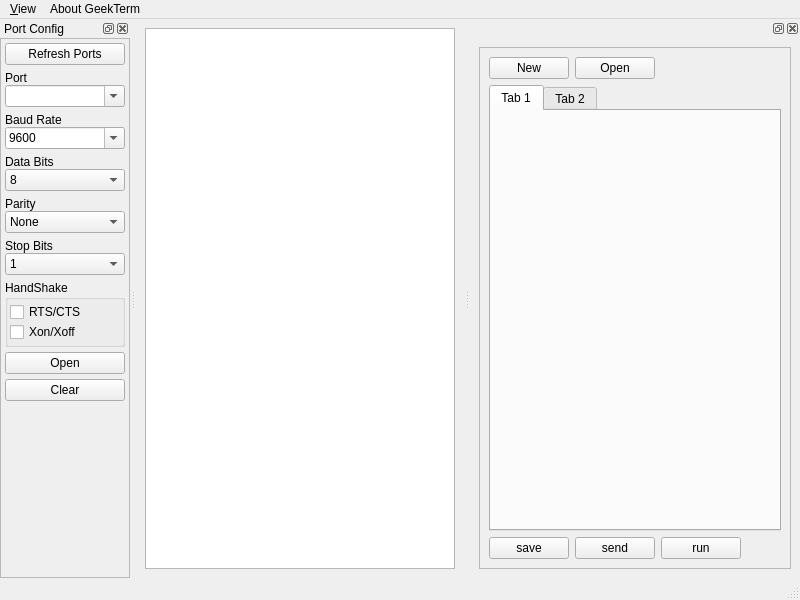
<?xml version="1.0" encoding="UTF-8"?>
<ui version="4.0">
 <class>MainWindow</class>
 <widget class="QMainWindow" name="MainWindow">
  <property name="geometry">
   <rect>
    <x>0</x>
    <y>0</y>
    <width>800</width>
    <height>600</height>
   </rect>
  </property>
  <property name="sizePolicy">
   <sizepolicy hsizetype="Fixed" vsizetype="Fixed">
    <horstretch>0</horstretch>
    <verstretch>0</verstretch>
   </sizepolicy>
  </property>
  <property name="windowTitle">
   <string notr="true">GeeKTerm</string>
  </property>
  <widget class="QWidget" name="centralwidget">
   <layout class="QHBoxLayout" name="horizontalLayout_2">
    <property name="spacing">
     <number>0</number>
    </property>
    <property name="leftMargin">
     <number>0</number>
    </property>
    <property name="topMargin">
     <number>0</number>
    </property>
    <property name="rightMargin">
     <number>0</number>
    </property>
    <property name="bottomMargin">
     <number>0</number>
    </property>
    <item>
     <widget class="QFrame" name="centerFrame">
      <property name="sizePolicy">
       <sizepolicy hsizetype="Expanding" vsizetype="Expanding">
        <horstretch>0</horstretch>
        <verstretch>0</verstretch>
       </sizepolicy>
      </property>
      <layout class="QVBoxLayout" name="verticalLayout">
       <item>
        <widget class="QTextEdit" name="txtEdtOutput">
         <property name="sizePolicy">
          <sizepolicy hsizetype="Expanding" vsizetype="Expanding">
           <horstretch>0</horstretch>
           <verstretch>3</verstretch>
          </sizepolicy>
         </property>
         <property name="font">
          <font>
           <family>Courier 10 Pitch</family>
           <pointsize>10</pointsize>
          </font>
         </property>
        </widget>
       </item>
      </layout>
     </widget>
    </item>
   </layout>
  </widget>
  <widget class="QMenuBar" name="menubar">
   <property name="geometry">
    <rect>
     <x>0</x>
     <y>0</y>
     <width>800</width>
     <height>23</height>
    </rect>
   </property>
   <property name="nativeMenuBar">
    <bool>true</bool>
   </property>
   <widget class="QMenu" name="menuView">
    <property name="title">
     <string notr="true">&amp;View</string>
    </property>
    <addaction name="actionPort_Config_Panel"/>
    <addaction name="actionEditor_Panel"/>
    <addaction name="separator"/>
   </widget>
   <widget class="QMenu" name="About_GeekTerm">
    <property name="title">
     <string notr="true">About GeekTerm</string>
    </property>
   </widget>
   <addaction name="menuView"/>
   <addaction name="About_GeekTerm"/>
  </widget>
  <widget class="QStatusBar" name="statusbar"/>
  <widget class="QDockWidget" name="dockWidget_PortConfig">
   <property name="windowTitle">
    <string notr="true">Port Config</string>
   </property>
   <attribute name="dockWidgetArea">
    <number>1</number>
   </attribute>
   <widget class="QWidget" name="dockWidgetContents">
    <layout class="QVBoxLayout" name="verticalLayout_6">
     <property name="spacing">
      <number>0</number>
     </property>
     <property name="leftMargin">
      <number>0</number>
     </property>
     <property name="topMargin">
      <number>0</number>
     </property>
     <property name="rightMargin">
      <number>0</number>
     </property>
     <property name="bottomMargin">
      <number>0</number>
     </property>
     <item>
      <widget class="QFrame" name="frame">
       <property name="frameShape">
        <enum>QFrame::StyledPanel</enum>
       </property>
       <property name="frameShadow">
        <enum>QFrame::Plain</enum>
       </property>
       <layout class="QVBoxLayout" name="verticalLayout_8">
        <property name="spacing">
         <number>1</number>
        </property>
        <property name="leftMargin">
         <number>3</number>
        </property>
        <property name="topMargin">
         <number>3</number>
        </property>
        <property name="rightMargin">
         <number>3</number>
        </property>
        <property name="bottomMargin">
         <number>3</number>
        </property>
        <item>
         <layout class="QVBoxLayout" name="verticalLayout_1">
          <property name="spacing">
           <number>0</number>
          </property>
          <property name="leftMargin">
           <number>1</number>
          </property>
          <property name="topMargin">
           <number>1</number>
          </property>
          <property name="rightMargin">
           <number>1</number>
          </property>
          <property name="bottomMargin">
           <number>1</number>
          </property>
          <item>
           <widget class="QPushButton" name="btnEnumPorts">
            <property name="text">
             <string notr="true">Refresh Ports</string>
            </property>
           </widget>
          </item>
          <item>
           <widget class="QLabel" name="label_1">
            <property name="minimumSize">
             <size>
              <width>0</width>
              <height>20</height>
             </size>
            </property>
            <property name="maximumSize">
             <size>
              <width>16777215</width>
              <height>20</height>
             </size>
            </property>
            <property name="text">
             <string notr="true">Port</string>
            </property>
            <property name="alignment">
             <set>Qt::AlignBottom|Qt::AlignLeading|Qt::AlignLeft</set>
            </property>
           </widget>
          </item>
          <item>
           <widget class="QComboBox" name="cmbPort">
            <property name="minimumSize">
             <size>
              <width>120</width>
              <height>0</height>
             </size>
            </property>
            <property name="editable">
             <bool>true</bool>
            </property>
            <property name="currentText">
             <string notr="true"/>
            </property>
           </widget>
          </item>
          <item>
           <widget class="QLabel" name="label_2">
            <property name="minimumSize">
             <size>
              <width>0</width>
              <height>20</height>
             </size>
            </property>
            <property name="maximumSize">
             <size>
              <width>16777215</width>
              <height>20</height>
             </size>
            </property>
            <property name="text">
             <string notr="true">Baud Rate</string>
            </property>
            <property name="alignment">
             <set>Qt::AlignBottom|Qt::AlignLeading|Qt::AlignLeft</set>
            </property>
           </widget>
          </item>
          <item>
           <widget class="QComboBox" name="cmbBaudRate">
            <property name="editable">
             <bool>true</bool>
            </property>
            <property name="currentIndex">
             <number>12</number>
            </property>
            <property name="maxVisibleItems">
             <number>30</number>
            </property>
            <item>
             <property name="text">
              <string notr="true">50</string>
             </property>
            </item>
            <item>
             <property name="text">
              <string notr="true">75</string>
             </property>
            </item>
            <item>
             <property name="text">
              <string notr="true">110</string>
             </property>
            </item>
            <item>
             <property name="text">
              <string notr="true">134</string>
             </property>
            </item>
            <item>
             <property name="text">
              <string notr="true">150</string>
             </property>
            </item>
            <item>
             <property name="text">
              <string notr="true">200</string>
             </property>
            </item>
            <item>
             <property name="text">
              <string notr="true">300</string>
             </property>
            </item>
            <item>
             <property name="text">
              <string notr="true">600</string>
             </property>
            </item>
            <item>
             <property name="text">
              <string notr="true">1200</string>
             </property>
            </item>
            <item>
             <property name="text">
              <string notr="true">1800</string>
             </property>
            </item>
            <item>
             <property name="text">
              <string notr="true">2400</string>
             </property>
            </item>
            <item>
             <property name="text">
              <string notr="true">4800</string>
             </property>
            </item>
            <item>
             <property name="text">
              <string notr="true">9600</string>
             </property>
            </item>
            <item>
             <property name="text">
              <string notr="true">19200</string>
             </property>
            </item>
            <item>
             <property name="text">
              <string notr="true">38400</string>
             </property>
            </item>
            <item>
             <property name="text">
              <string notr="true">57600</string>
             </property>
            </item>
            <item>
             <property name="text">
              <string notr="true">115200</string>
             </property>
            </item>
            <item>
             <property name="text">
              <string notr="true">230400</string>
             </property>
            </item>
            <item>
             <property name="text">
              <string notr="true">460800</string>
             </property>
            </item>
            <item>
             <property name="text">
              <string notr="true">500000</string>
             </property>
            </item>
            <item>
             <property name="text">
              <string notr="true">576000</string>
             </property>
            </item>
            <item>
             <property name="text">
              <string notr="true">921600</string>
             </property>
            </item>
            <item>
             <property name="text">
              <string notr="true">1000000</string>
             </property>
            </item>
            <item>
             <property name="text">
              <string notr="true">1152000</string>
             </property>
            </item>
            <item>
             <property name="text">
              <string notr="true">1500000</string>
             </property>
            </item>
            <item>
             <property name="text">
              <string notr="true">2000000</string>
             </property>
            </item>
            <item>
             <property name="text">
              <string notr="true">2500000</string>
             </property>
            </item>
            <item>
             <property name="text">
              <string notr="true">3000000</string>
             </property>
            </item>
            <item>
             <property name="text">
              <string notr="true">3500000</string>
             </property>
            </item>
            <item>
             <property name="text">
              <string notr="true">4000000</string>
             </property>
            </item>
           </widget>
          </item>
          <item>
           <widget class="QLabel" name="label_3">
            <property name="minimumSize">
             <size>
              <width>0</width>
              <height>20</height>
             </size>
            </property>
            <property name="maximumSize">
             <size>
              <width>16777215</width>
              <height>20</height>
             </size>
            </property>
            <property name="text">
             <string notr="true">Data Bits</string>
            </property>
            <property name="alignment">
             <set>Qt::AlignBottom|Qt::AlignLeading|Qt::AlignLeft</set>
            </property>
           </widget>
          </item>
          <item>
           <widget class="QComboBox" name="cmbDataBits">
            <property name="currentText">
             <string notr="true">8</string>
            </property>
            <item>
             <property name="text">
              <string notr="true">8</string>
             </property>
            </item>
            <item>
             <property name="text">
              <string notr="true">7</string>
             </property>
            </item>
            <item>
             <property name="text">
              <string notr="true">6</string>
             </property>
            </item>
            <item>
             <property name="text">
              <string notr="true">5</string>
             </property>
            </item>
           </widget>
          </item>
          <item>
           <widget class="QLabel" name="label_4">
            <property name="minimumSize">
             <size>
              <width>0</width>
              <height>20</height>
             </size>
            </property>
            <property name="maximumSize">
             <size>
              <width>16777215</width>
              <height>20</height>
             </size>
            </property>
            <property name="text">
             <string notr="true">Parity</string>
            </property>
            <property name="alignment">
             <set>Qt::AlignBottom|Qt::AlignLeading|Qt::AlignLeft</set>
            </property>
           </widget>
          </item>
          <item>
           <widget class="QComboBox" name="cmbParity">
            <property name="currentText">
             <string notr="true">None</string>
            </property>
            <item>
             <property name="text">
              <string notr="true">None</string>
             </property>
            </item>
            <item>
             <property name="text">
              <string notr="true">Even</string>
             </property>
            </item>
            <item>
             <property name="text">
              <string notr="true">Odd</string>
             </property>
            </item>
            <item>
             <property name="text">
              <string notr="true">Mark</string>
             </property>
            </item>
            <item>
             <property name="text">
              <string notr="true">Space</string>
             </property>
            </item>
           </widget>
          </item>
          <item>
           <widget class="QLabel" name="label_5">
            <property name="minimumSize">
             <size>
              <width>0</width>
              <height>20</height>
             </size>
            </property>
            <property name="maximumSize">
             <size>
              <width>16777215</width>
              <height>20</height>
             </size>
            </property>
            <property name="text">
             <string notr="true">Stop Bits</string>
            </property>
            <property name="alignment">
             <set>Qt::AlignBottom|Qt::AlignLeading|Qt::AlignLeft</set>
            </property>
           </widget>
          </item>
          <item>
           <widget class="QComboBox" name="cmbStopBits">
            <property name="currentText">
             <string notr="true">1</string>
            </property>
            <item>
             <property name="text">
              <string notr="true">1</string>
             </property>
            </item>
            <item>
             <property name="text">
              <string notr="true">1.5</string>
             </property>
            </item>
            <item>
             <property name="text">
              <string notr="true">2</string>
             </property>
            </item>
           </widget>
          </item>
          <item>
           <spacer name="verticalSpacer_1">
            <property name="orientation">
             <enum>Qt::Vertical</enum>
            </property>
            <property name="sizeType">
             <enum>QSizePolicy::Fixed</enum>
            </property>
            <property name="sizeHint" stdset="0">
             <size>
              <width>0</width>
              <height>5</height>
             </size>
            </property>
           </spacer>
          </item>
          <item>
           <widget class="QGroupBox" name="groupBox">
            <property name="sizePolicy">
             <sizepolicy hsizetype="Preferred" vsizetype="Fixed">
              <horstretch>0</horstretch>
              <verstretch>0</verstretch>
             </sizepolicy>
            </property>
            <property name="title">
             <string notr="true">HandShake</string>
            </property>
            <layout class="QVBoxLayout" name="verticalLayout_7">
             <property name="spacing">
              <number>0</number>
             </property>
             <property name="leftMargin">
              <number>2</number>
             </property>
             <property name="topMargin">
              <number>2</number>
             </property>
             <property name="rightMargin">
              <number>2</number>
             </property>
             <property name="bottomMargin">
              <number>2</number>
             </property>
             <item>
              <widget class="QCheckBox" name="chkRTSCTS">
               <property name="maximumSize">
                <size>
                 <width>16777215</width>
                 <height>22</height>
                </size>
               </property>
               <property name="text">
                <string notr="true">RTS/CTS</string>
               </property>
              </widget>
             </item>
             <item>
              <widget class="QCheckBox" name="chkXonXoff">
               <property name="maximumSize">
                <size>
                 <width>16777215</width>
                 <height>22</height>
                </size>
               </property>
               <property name="text">
                <string notr="true">Xon/Xoff</string>
               </property>
              </widget>
             </item>
            </layout>
           </widget>
          </item>
          <item>
           <spacer name="verticalSpacer_2">
            <property name="orientation">
             <enum>Qt::Vertical</enum>
            </property>
            <property name="sizeType">
             <enum>QSizePolicy::Fixed</enum>
            </property>
            <property name="sizeHint" stdset="0">
             <size>
              <width>0</width>
              <height>5</height>
             </size>
            </property>
           </spacer>
          </item>
          <item>
           <widget class="QPushButton" name="btnOpen">
            <property name="enabled">
             <bool>true</bool>
            </property>
            <property name="text">
             <string notr="true">Open</string>
            </property>
           </widget>
          </item>
          <item>
           <spacer name="verticalSpacer_3">
            <property name="orientation">
             <enum>Qt::Vertical</enum>
            </property>
            <property name="sizeType">
             <enum>QSizePolicy::Fixed</enum>
            </property>
            <property name="sizeHint" stdset="0">
             <size>
              <width>0</width>
              <height>5</height>
             </size>
            </property>
           </spacer>
          </item>
          <item>
           <widget class="QPushButton" name="btnClear">
            <property name="text">
             <string notr="true">Clear</string>
            </property>
           </widget>
          </item>
          <item>
           <spacer name="verticalSpacer">
            <property name="orientation">
             <enum>Qt::Vertical</enum>
            </property>
            <property name="sizeType">
             <enum>QSizePolicy::Fixed</enum>
            </property>
            <property name="sizeHint" stdset="0">
             <size>
              <width>0</width>
              <height>5</height>
             </size>
            </property>
           </spacer>
          </item>
          <item>
           <spacer name="verticalSpacer_4">
            <property name="orientation">
             <enum>Qt::Vertical</enum>
            </property>
            <property name="sizeHint" stdset="0">
             <size>
              <width>0</width>
              <height>10</height>
             </size>
            </property>
           </spacer>
          </item>
         </layout>
        </item>
       </layout>
      </widget>
     </item>
    </layout>
   </widget>
  </widget>
  <widget class="QDockWidget" name="dockWidget_Editor">
   <property name="sizePolicy">
    <sizepolicy hsizetype="Preferred" vsizetype="Preferred">
     <horstretch>0</horstretch>
     <verstretch>0</verstretch>
    </sizepolicy>
   </property>
   <attribute name="dockWidgetArea">
    <number>2</number>
   </attribute>
   <widget class="QWidget" name="dockWidgetContents_Editor">
    <layout class="QHBoxLayout" name="horizontalLayout">
     <item>
      <widget class="QFrame" name="frame_2">
       <property name="frameShape">
        <enum>QFrame::StyledPanel</enum>
       </property>
       <property name="frameShadow">
        <enum>QFrame::Raised</enum>
       </property>
       <layout class="QVBoxLayout" name="verticalLayout_3">
        <item>
         <layout class="QFormLayout" name="formLayout">
          <item row="0" column="0">
           <widget class="QPushButton" name="btnNewFile">
            <property name="sizePolicy">
             <sizepolicy hsizetype="Fixed" vsizetype="Fixed">
              <horstretch>0</horstretch>
              <verstretch>0</verstretch>
             </sizepolicy>
            </property>
            <property name="text">
             <string>New</string>
            </property>
           </widget>
          </item>
          <item row="0" column="1">
           <widget class="QPushButton" name="btnOpenFile">
            <property name="sizePolicy">
             <sizepolicy hsizetype="Fixed" vsizetype="Fixed">
              <horstretch>0</horstretch>
              <verstretch>0</verstretch>
             </sizepolicy>
            </property>
            <property name="layoutDirection">
             <enum>Qt::LeftToRight</enum>
            </property>
            <property name="text">
             <string>Open</string>
            </property>
           </widget>
          </item>
         </layout>
        </item>
        <item>
         <layout class="QVBoxLayout" name="verticalLayout_2">
          <item>
           <widget class="QTabWidget" name="tabWidget">
            <property name="currentIndex">
             <number>0</number>
            </property>
            <widget class="QWidget" name="tab">
             <attribute name="title">
              <string>Tab 1</string>
             </attribute>
            </widget>
            <widget class="QWidget" name="tab_2">
             <attribute name="title">
              <string>Tab 2</string>
             </attribute>
            </widget>
           </widget>
          </item>
         </layout>
        </item>
        <item>
         <layout class="QHBoxLayout" name="horizontalLayout_3">
          <property name="spacing">
           <number>6</number>
          </property>
          <property name="sizeConstraint">
           <enum>QLayout::SetFixedSize</enum>
          </property>
          <item>
           <widget class="QPushButton" name="btnSave">
            <property name="sizePolicy">
             <sizepolicy hsizetype="Fixed" vsizetype="Fixed">
              <horstretch>0</horstretch>
              <verstretch>0</verstretch>
             </sizepolicy>
            </property>
            <property name="text">
             <string>save</string>
            </property>
           </widget>
          </item>
          <item>
           <widget class="QPushButton" name="btnSend">
            <property name="sizePolicy">
             <sizepolicy hsizetype="Fixed" vsizetype="Fixed">
              <horstretch>0</horstretch>
              <verstretch>0</verstretch>
             </sizepolicy>
            </property>
            <property name="text">
             <string>send</string>
            </property>
           </widget>
          </item>
          <item>
           <widget class="QPushButton" name="btnRun">
            <property name="sizePolicy">
             <sizepolicy hsizetype="Fixed" vsizetype="Fixed">
              <horstretch>0</horstretch>
              <verstretch>0</verstretch>
             </sizepolicy>
            </property>
            <property name="text">
             <string>run</string>
            </property>
           </widget>
          </item>
          <item>
           <spacer name="horizontalSpacer">
            <property name="orientation">
             <enum>Qt::Horizontal</enum>
            </property>
            <property name="sizeHint" stdset="0">
             <size>
              <width>40</width>
              <height>20</height>
             </size>
            </property>
           </spacer>
          </item>
         </layout>
        </item>
       </layout>
       <zorder></zorder>
      </widget>
     </item>
    </layout>
   </widget>
  </widget>
  <action name="actionSave_Log">
   <property name="text">
    <string notr="true">Save Log</string>
   </property>
   <property name="iconText">
    <string notr="true">Save Log</string>
   </property>
   <property name="toolTip">
    <string notr="true">Save Log</string>
   </property>
   <property name="statusTip">
    <string notr="true">Save Log</string>
   </property>
  </action>
  <action name="actionExit">
   <property name="text">
    <string notr="true">Exit</string>
   </property>
   <property name="iconText">
    <string notr="true">Exit</string>
   </property>
   <property name="toolTip">
    <string notr="true">Exit</string>
   </property>
   <property name="statusTip">
    <string notr="true">Exit</string>
   </property>
  </action>
  <action name="actionOpen">
   <property name="text">
    <string notr="true">Open</string>
   </property>
   <property name="iconText">
    <string notr="true">Open</string>
   </property>
   <property name="toolTip">
    <string notr="true">Open the port</string>
   </property>
   <property name="statusTip">
    <string notr="true">Open the port</string>
   </property>
  </action>
  <action name="actionClose">
   <property name="text">
    <string notr="true">Close</string>
   </property>
   <property name="iconText">
    <string notr="true">Close</string>
   </property>
   <property name="toolTip">
    <string notr="true">Close the port</string>
   </property>
   <property name="statusTip">
    <string notr="true">Close the port</string>
   </property>
  </action>
  <action name="actionPort_Config_Panel">
   <property name="checkable">
    <bool>true</bool>
   </property>
   <property name="text">
    <string notr="true">Port Config Panel</string>
   </property>
   <property name="iconText">
    <string notr="true">Show Port Config</string>
   </property>
   <property name="toolTip">
    <string notr="true">Show or hide Port Config Panel</string>
   </property>
   <property name="statusTip">
    <string notr="true">Show or hide Port Config Panel</string>
   </property>
  </action>
  <action name="actionAlways_On_Top">
   <property name="checkable">
    <bool>true</bool>
   </property>
   <property name="text">
    <string notr="true">Always On Top</string>
   </property>
   <property name="iconText">
    <string notr="true">Always on top</string>
   </property>
   <property name="toolTip">
    <string notr="true">Always on most top</string>
   </property>
   <property name="statusTip">
    <string notr="true">Always on most top</string>
   </property>
  </action>
  <action name="actionLocal_Echo">
   <property name="checkable">
    <bool>true</bool>
   </property>
   <property name="text">
    <string notr="true">Local Echo</string>
   </property>
   <property name="iconText">
    <string notr="true">Local echo</string>
   </property>
   <property name="toolTip">
    <string notr="true">Local Echo</string>
   </property>
   <property name="statusTip">
    <string notr="true">Echo what you typed</string>
   </property>
  </action>
  <action name="actionAscii">
   <property name="checkable">
    <bool>true</bool>
   </property>
   <property name="text">
    <string notr="true">Ascii</string>
   </property>
   <property name="iconText">
    <string notr="true">Ascii</string>
   </property>
   <property name="toolTip">
    <string notr="true">Show as ascii</string>
   </property>
   <property name="statusTip">
    <string notr="true">Show as ascii</string>
   </property>
  </action>
  <action name="actionHex_lowercase">
   <property name="checkable">
    <bool>true</bool>
   </property>
   <property name="text">
    <string notr="true">hex(lowercase)</string>
   </property>
   <property name="iconText">
    <string notr="true">hex(lowercase)</string>
   </property>
   <property name="toolTip">
    <string notr="true">Show as hex(lowercase)</string>
   </property>
   <property name="statusTip">
    <string notr="true">Show as hex(lowercase)</string>
   </property>
  </action>
  <action name="actionHEX_UPPERCASE">
   <property name="checkable">
    <bool>true</bool>
   </property>
   <property name="text">
    <string notr="true">HEX(UPPERCASE)</string>
   </property>
   <property name="iconText">
    <string notr="true">HEX(UPPERCASE)</string>
   </property>
   <property name="toolTip">
    <string notr="true">Show as HEX(UPPERCASE)</string>
   </property>
   <property name="statusTip">
    <string notr="true">Show as HEX(UPPERCASE)</string>
   </property>
  </action>
  <action name="actionEditor_Panel">
   <property name="checkable">
    <bool>true</bool>
   </property>
   <property name="text">
    <string>Editor Panel</string>
   </property>
   <property name="iconText">
    <string notr="true">Send Hex Panel</string>
   </property>
   <property name="toolTip">
    <string>Show or hide Editor Panel</string>
   </property>
   <property name="statusTip">
    <string notr="true">Show or hide Hex Transmit Panel</string>
   </property>
  </action>
  <action name="actionAbout">
   <property name="text">
    <string notr="true">About MyTerm</string>
   </property>
   <property name="iconText">
    <string notr="true">About MyTerm</string>
   </property>
   <property name="toolTip">
    <string notr="true">About MyTerm</string>
   </property>
   <property name="statusTip">
    <string notr="true">About MyTerm</string>
   </property>
  </action>
  <action name="actionAbout_Qt">
   <property name="text">
    <string notr="true">About Qt</string>
   </property>
   <property name="iconText">
    <string notr="true">About Qt</string>
   </property>
   <property name="toolTip">
    <string notr="true">About Qt</string>
   </property>
   <property name="statusTip">
    <string notr="true">About Qt</string>
   </property>
  </action>
  <action name="actionOpen_Cmd_File">
   <property name="text">
    <string notr="true">Open Cmd File</string>
   </property>
   <property name="iconText">
    <string notr="true">Open Cmd File</string>
   </property>
   <property name="toolTip">
    <string notr="true">Open Cmd File</string>
   </property>
   <property name="statusTip">
    <string notr="true">Open Cmd File</string>
   </property>
  </action>
  <action name="actionQuick_Send_Panel">
   <property name="checkable">
    <bool>true</bool>
   </property>
   <property name="text">
    <string notr="true">Quick Send Panel</string>
   </property>
   <property name="iconText">
    <string notr="true">Quick Send Panel</string>
   </property>
   <property name="toolTip">
    <string notr="true">Show or hide Quick Send Panel</string>
   </property>
   <property name="statusTip">
    <string notr="true">Show or hide Quick Send Panel</string>
   </property>
  </action>
 </widget>
 <resources/>
 <connections/>
</ui>
